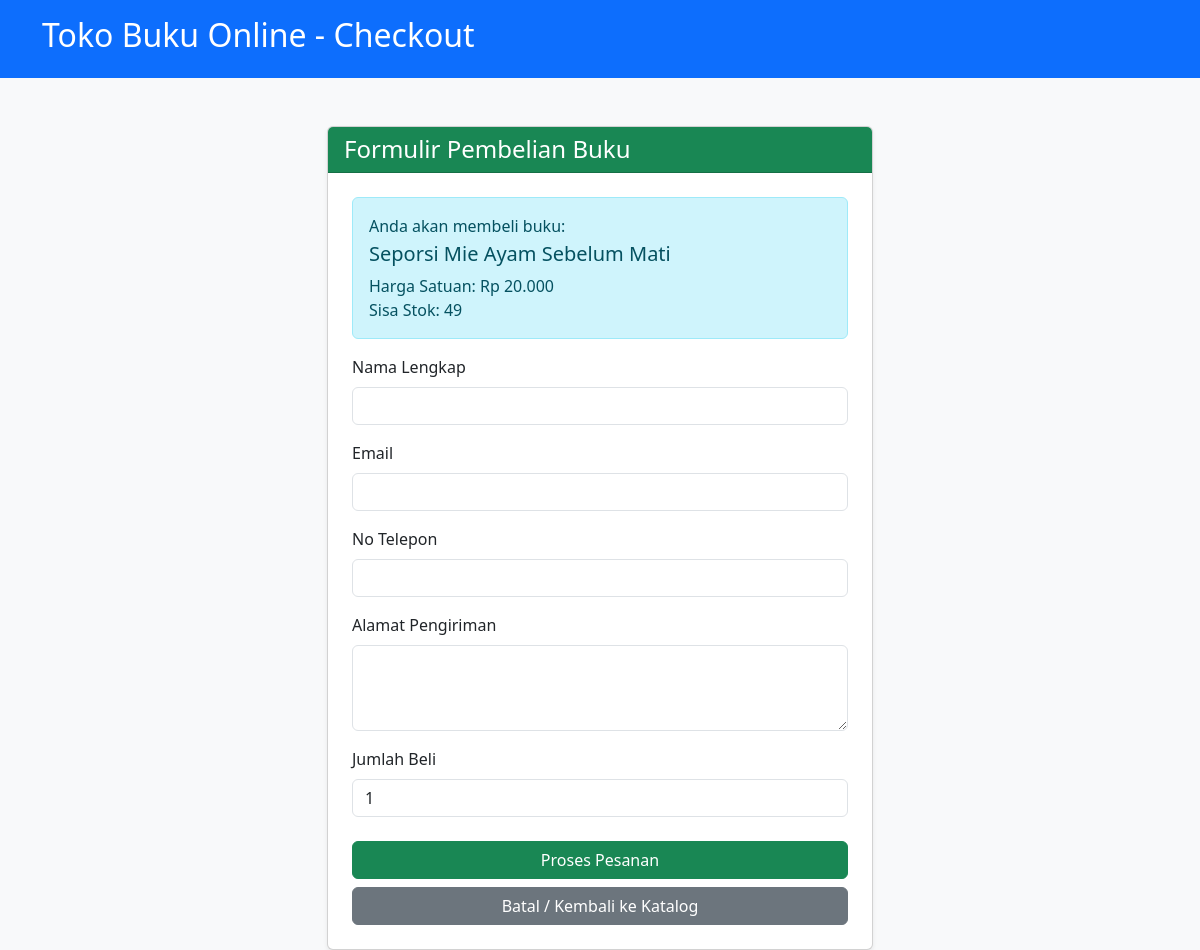
/beli.php?id=1, run on the app's committed database.
### tables this page shows
CREATE TABLE `buku` (
  `ID` int NOT NULL,
  `Judul` varchar(255) NOT NULL,
  `Penulis` varchar(255) NOT NULL,
  `Tahun_Terbit` int NOT NULL,
  `Harga` decimal(10,2) NOT NULL,
  `stok` int NOT NULL
);

### beli.php (the view, shortened to what this page needs)
<?php
include 'koneksi.php';
$id_buku = $_GET['id'];
$tampil = mysqli_query($koneksi, "select * from buku where ID='$id_buku'");
$buku = mysqli_fetch_array($tampil);
?>
<!DOCTYPE html>
<html>
<head>
    <link href="https://cdn.jsdelivr.net/npm/bootstrap@5.3.0/dist/css/bootstrap.min.css" rel="stylesheet">
</head>
<body style="background-color: #f8f9fa;">
    <div class="bg-primary text-white p-3 mb-4">
        <div class="container">
            <h2>Toko Buku Online - Checkout</h2>
        </div>
    </div>
    <div class="container mt-5">
        <div class="row justify-content-center">
            <div class="col-md-6">
                <div class="card shadow-sm">
                    <div class="card-header bg-success text-white">
                        <h4 class="mb-0">Formulir Pembelian Buku</h4>
                    </div>
                    <div class="card-body p-4">
                        <div class="alert alert-info">
                            <p class="mb-1">Anda akan membeli buku:</p>
                            <h5><?php echo $buku['Judul']; ?></h5>
                            <p class="mb-0">Harga Satuan: Rp <?php echo number_format($buku['Harga'], 0, ',', '.'); ?></p>
                            <p class="mb-0">Sisa Stok: <?php echo $buku['stok']; ?></p>
                        </div>
                        <form method="post" action="proses_beli.php">
                            <div class="mb-3">
                                <label class="form-label">Nama Lengkap</label>
                                <input type="text" name="nama" class="form-control" required>
                            </div>
                            <div class="mb-3">
                                <label class="form-label">Email</label>
                                <input type="email" name="email" class="form-control" required>
                            </div>
                            <div class="mb-3">
                                <label class="form-label">No Telepon</label>
                                <input type="text" name="telepon" class="form-control" required>
                            </div>
                            <div class="mb-3">
                                <label class="form-label">Alamat Pengiriman</label>
                                <textarea name="alamat" rows="3" class="form-control" required></textarea>
                            </div>
                            <div class="mb-4">
                                <label class="form-label">Jumlah Beli</label>
                                <input type="number" name="kuantitas" value="1" min="1" max="<?php echo $buku['stok']; ?>" class="form-control" required>
                            </div>
                            <button type="submit" name="proses_beli" class="btn btn-success w-100 mb-2">Proses Pesanan</button>
                            <a href="index.php" class="btn btn-secondary w-100">Batal / Kembali ke Katalog</a>
                        </form>
                    </div>
                </div>
            </div>
        </div>
    </div>
</body>
</html>

### data on the page
buku: Judul "Seporsi Mie Ayam Sebelum Mati", Harga "20.000", stok "49"
